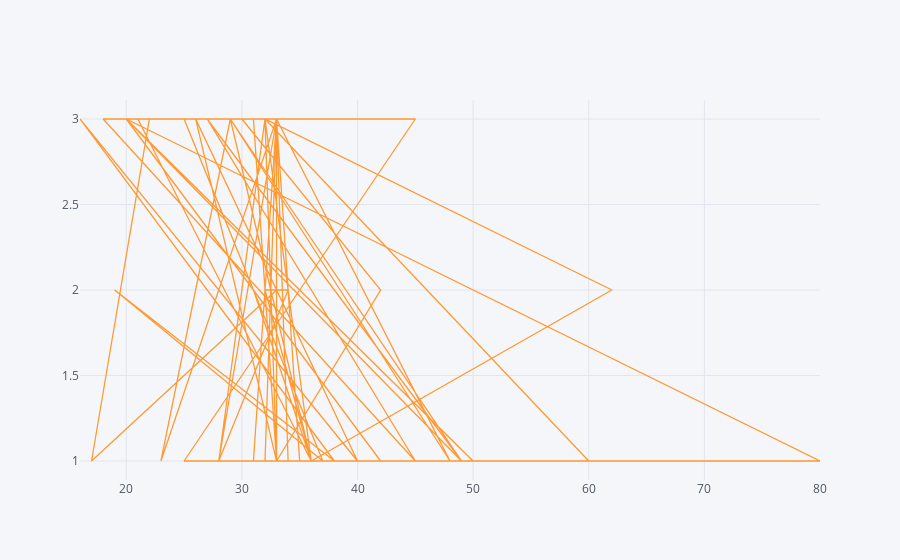

Notebook source saved alongside this figure:
### Code cell
# Create an interactive bar chart:
misters_alive[["Pclass", "Age"]].iplot(
    x='Age',
    y='Pclass',
    kind='scatter'
)

### Figure 1 — Plotly figure (JSON) as saved in the notebook; plotly's stock layout.template omitted (floating-point values rounded to 4 significant figures)
{"data": [{"line": {"color": "rgba(255, 153, 51, 1.0)", "dash": "solid", "shape": "linear", "width": 1.3}, "mode": "lines", "name": "Pclass", "text": "", "type": "scatter", "x": [33, 34, 28, 33, 33, 32, 29, 23, 33, 24, 27, 45, 18, 26, 40, 16, 38, 19, 37, 25, 25, 19, 30, 42, 33, 33, 45, 25, 36, 21, 39, 44, 32, 28, 33, 34, 52, 49, 29, 48, 25, 33, 26, 29, 36, 32, 33, 17, 22, 32, 62, 36, 32, 60, 49, 35, 27, 42, 20, 80, 32, 33, 48, 56, 50, 20, 31, 36, 27, 31, 33, 35, 42, 48, 27, 35, 33, 31, 20, 49, 27, 27, 33, 32, 33, 51, 26], "y": [2, 2, 1, 3, 1, 3, 3, 1, 3, 3, 3, 1, 3, 3, 1, 3, 1, 2, 1, 3, 3, 3, 3, 2, 1, 3, 3, 1, 1, 3, 3, 3, 3, 1, 3, 1, 1, 1, 3, 1, 1, 1, 3, 3, 1, 2, 2, 1, 3, 3, 2, 1, 3, 1, 1, 1, 1, 1, 3, 1, 1, 3, 1, 1, 1, 3, 2, 1, 1, 1, 3, 1, 1, 1, 1, 1, 1, 3, 3, 1, 3, 3, 3, 3, 1, 1, 1]}], "layout": {"legend": {"bgcolor": "#F5F6F9", "font": {"color": "#4D5663"}}, "paper_bgcolor": "#F5F6F9", "plot_bgcolor": "#F5F6F9", "title": {"font": {"color": "#4D5663"}}, "xaxis": {"gridcolor": "#E1E5ED", "showgrid": true, "tickfont": {"color": "#4D5663"}, "title": {"font": {"color": "#4D5663"}, "text": ""}, "zerolinecolor": "#E1E5ED"}, "yaxis": {"gridcolor": "#E1E5ED", "showgrid": true, "tickfont": {"color": "#4D5663"}, "title": {"font": {"color": "#4D5663"}, "text": ""}, "zerolinecolor": "#E1E5ED"}}}
